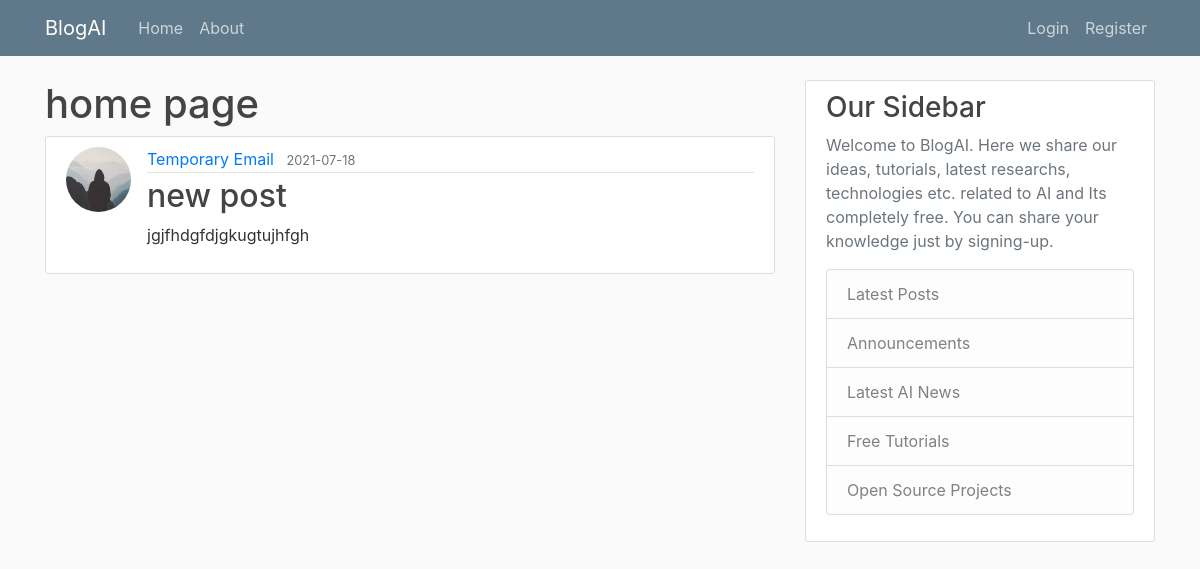
The app's page /post/17 with its own data.
### flaskblog/models.py (models this page shows, shortened)
class User(db.Model, UserMixin):
    id = db.Column(db.Integer, primary_key=True)
    username = db.Column(db.String(20), unique=True, nullable=False)
    email = db.Column(db.String(120), unique=True, nullable=False)
    image_file = db.Column(db.String(20), nullable=False, default='default.jpg')
    password = db.Column(db.String(60), nullable=False)
    posts = db.relationship('Post', backref='author', lazy=True)#one-to-many relationship , backref is similar to a column and author will give the user who created the post

class Post(db.Model):
    id = db.Column(db.Integer, primary_key=True)
    title = db.Column(db.String(100), nullable=False)
    date_posted = db.Column(db.DateTime, nullable=False, default=datetime.utcnow)
    content = db.Column(db.Text, nullable=False)
    user_id = db.Column(db.Integer, db.ForeignKey('user.id'), nullable=False)#foreign Key for Class=User===table=user

### flaskblog/posts/routes.py (the view)
@posts.route("/post/<int:post_id>")
def post(post_id):
    post = Post.query.get_or_404(post_id)
    return render_template('post.html', title=post.title, post=post)

### flaskblog/templates/post.html (shortened to what this page needs)
{%extends "layout.html"%}
{%block content%}
<h1>home page</h1>
<article class="media content-section">
    <img class="rounded-circle article-img" src="{{ url_for('static', filename='profile_pics/' + post.author.image_file) }}">
    <div class="media-body">
      <div class="article-metadata">
        <a class="mr-2" href="{{ url_for('users.user_posts', username=post.author.username) }}">{{ post.author.username }}</a>
        <small class="text-muted">{{ post.date_posted.strftime('%Y-%m-%d') }}</small>
      </div>
      <h2 class="article-title">{{ post.title }}</h2>
      <p class="article-content">{{ post.content }}</p>
    </div>
  </article>
{%endblock content%}

### flaskblog/static/main.css (style rules this page uses)
body { background: #fafafa; color: #333333; margin-top: 5rem; }
h1, h2, h3, h4, h5, h6 { color: #444444; }
.content-section { background: #ffffff; padding: 10px 20px; border: 1px solid #dddddd; border-radius: 3px; margin-bottom: 20px; }
.article-title { color: #444444; }
.article-content { white-space: pre-line; }
.article-img { height: 65px; width: 65px; margin-right: 16px; }
.article-metadata { padding-bottom: 1px; margin-bottom: 4px; border-bottom: 1px solid #e3e3e3 }

### records on screen
User: image_file (placeholder picture), author.username "Temporary Email"
Post: date_posted "2021-07-18", title "new post", content "jgjfhdgfdjgkugtujhfgh"
